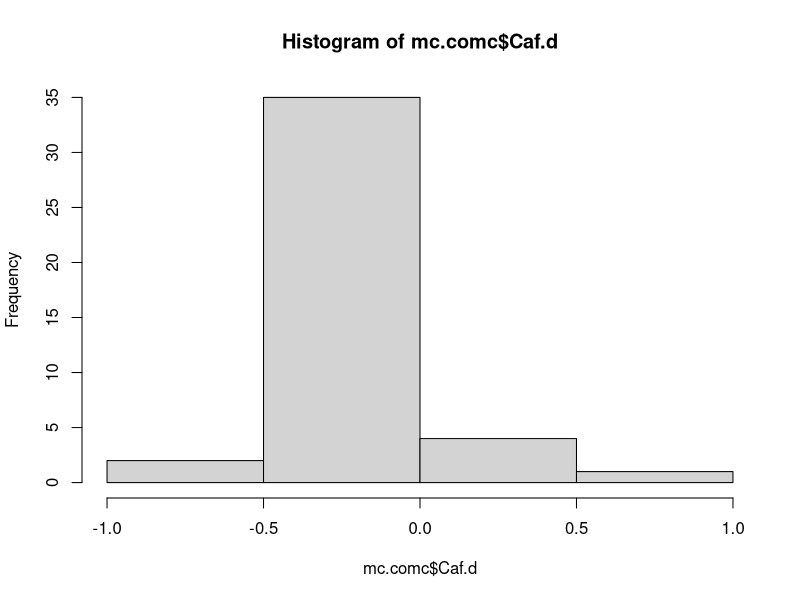
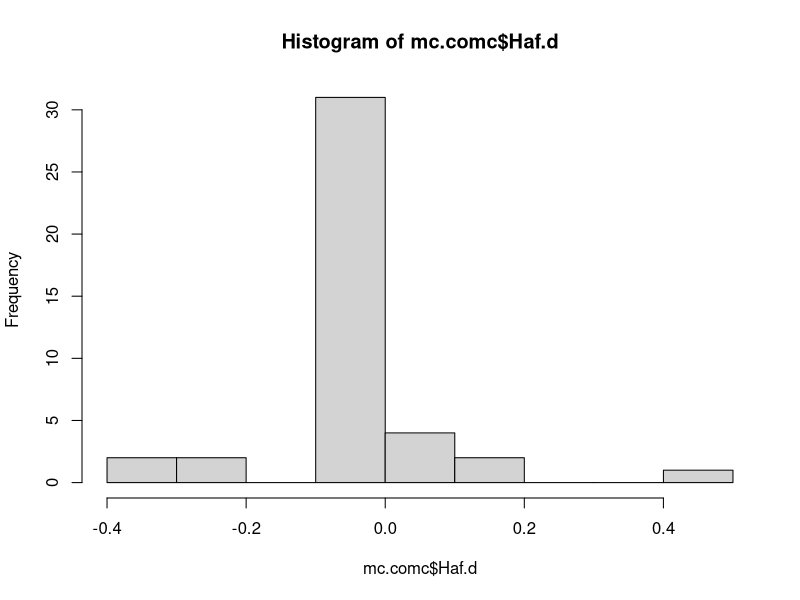

R code for these plots, in order: (Note: this script raises an error after producing the figures.)
#2-Nov-2019
#EAP
#Matched control and Carry over matched control analysis

#load and process data
mc.comc = read.table(file = "MC-COMC.csv", header = T, sep = ",")
str(mc.comc)

#total matched control seconds
mc.comc$total.mc = mc.comc$CAfMC + mc.comc$HAfMC + mc.comc$NASMC + mc.comc$OtherMC + mc.comc$AbMC + mc.comc$TrMC + mc.comc$InMC

#total carry over matched control seconds
mc.comc$total.comc = mc.comc$CafCOMC + mc.comc$HafCOMC + mc.comc$NASCOMC + mc.comc$OtherCOMC + mc.comc$AbCOMC + mc.comc$TrCOMC + mc.comc$InCOMC

#calculate proportions matched control
mc.comc$CAfMC.p = mc.comc$CAfMC/mc.comc$total.mc
mc.comc$HAfMC.p = mc.comc$HAfMC/mc.comc$total.mc
mc.comc$NASMC.p = mc.comc$NASMC/mc.comc$total.mc
mc.comc$OtherMC.p = mc.comc$OtherMC/mc.comc$total.mc
mc.comc$AbMC.p = mc.comc$AbMC/mc.comc$total.mc
mc.comc$TrMC.p = mc.comc$TrMC/mc.comc$total.mc
mc.comc$InMC.p = mc.comc$InMC/mc.comc$total.mc

#calculate proportions carry over matched control
mc.comc$CafCOMC.p = mc.comc$CafCOMC/mc.comc$total.comc
mc.comc$HafCOMC.p = mc.comc$HafCOMC/mc.comc$total.comc
mc.comc$NASCOMC.p = mc.comc$NASCOMC/mc.comc$total.comc
mc.comc$OtherCOMC.p = mc.comc$OtherCOMC/mc.comc$total.comc
mc.comc$AbCOMC.p = mc.comc$AbCOMC/mc.comc$total.comc
mc.comc$TrCOMC.p = mc.comc$TrCOMC/mc.comc$total.comc
mc.comc$InCOMC.p = mc.comc$InCOMC/mc.comc$total.comc

#calculate difference of matched control and carry over matched control
mc.comc$Caf.d = mc.comc$CAfMC.p - mc.comc$CafCOMC.p
mc.comc$Haf.d = mc.comc$HAfMC.p - mc.comc$HafCOMC.p
mc.comc$NAS.d = mc.comc$NASMC.p - mc.comc$NASCOMC.p
mc.comc$Other.d = mc.comc$OtherMC.p - mc.comc$OtherCOMC.p
mc.comc$Ab.d = mc.comc$AbMC.p - mc.comc$AbCOMC.p
mc.comc$Tr.d = mc.comc$TrMC.p - mc.comc$TrCOMC.p
mc.comc$In.d = mc.comc$InMC.p - mc.comc$InCOMC.p

#graphs
hist(mc.comc$Caf.d)
hist(mc.comc$Haf.d)
hist(mc.comc$NASMC.d)
hist(mc.comc$Other.d)
hist(mc.comc$Ab.d)
hist(mc.comc$Tr.d)
hist(mc.comc$In.d)


#condense dependent variables
y <- cbind(mc.comc$Caf.d, mc.comc$Haf.d, mc.comc$NAS.d, mc.comc$Other.d, mc.comc$Ab.d, mc.comc$Tr.d, mc.comc$In.d)#combines dependent variables

#run manova
manova(y ~ Condition * Life + Chimp, data=mc.comc, na.action=na.omit)
M1 <- manova(y ~ Condition * Life + Chimp, data=mc.comc, na.action=na.omit)
summary(M1, tol=0)#tol=0 overrides error code, overall test summary
summary.aov(M1)

#interaction is not significant, so it can be removed
manova(y ~ Condition + Life, data=intrx.mc, na.action=na.omit)
M1 <- manova(y ~ Condition + Life, data=intrx.mc, na.action=na.omit)
summary(M1, tol=0)#tol=0 overrides error code, overall test summary
summary.aov(M1)

#can remove life history since it is not significant
manova(y ~ Condition, data=co.comc, na.action=na.omit)
M1 <- manova(y ~ Condition, data=co.comc, na.action=na.omit)
summary(M1, tol=0)#tol=0 overrides error code, overall test summary
summary.aov(M1)

#use graphics to analyze residuals
plot(residuals(M1))
qqnorm(residuals(M1))#this looks bad
qqline(residuals(M1))
hist(residuals(M1))#but this looks really good

#response 6 = Travel is significant, paired t-test to analyze
t.test(co.comc$Tr.d ~ co.comc$Condition,  alternative = c("two.sided"), paired=F)
#chimpanzees travelled more in the carry over matched control after chimpanzee interaction


t.test(mc.comc$HAfMC.p, mc.comc$HafCOMC, paired=T) #p = .01726
t.test(mc.comc$CAfMC.p, mc.comc$CafCOMC.p, paired=T) #p = .0797
t.test(mc.comc$NASMC.p, mc.comc$NASCOMC.p, paired=T) #p = .5837
t.test(mc.comc$OtherMC.p, mc.comc$OtherCOMC.p, paired=T) #p = .4945
t.test(mc.comc$AbMC.p, mc.comc$AbCOMC.p, paired=T) #p = .901
t.test(mc.comc$TrMC.p, mc.comc$TrCOMC.p, paired=T) #p = .009589
t.test(mc.comc$InMC.p, mc.comc$InCOMC.p, paired=T) #p = .02706

#make graphics
x <- group_by(mc.comc, Condition) %>%  # Grouping function causes subsequent functions to aggregate intrx.mc by Condition
  summarize(cond.mean = mean(In.d, na.rm = TRUE), # na.rm = TRUE to remove missing values
            cond.sd=sd(In.d, na.rm = TRUE),  # na.rm = TRUE to remove missing values
            n = sum(!is.na(In.d)), # of observations, excluding NAs. 
            cond.se=cond.sd/sqrt(n))

ggplot(data=x, aes(x=Condition, y=cond.mean)) + #data is what you plot
  geom_bar(stat="identity", position=position_dodge(), color = "black") + 
  geom_errorbar(aes(ymin=cond.mean, ymax=cond.mean+cond.se), width=0.2, 
                position=position_dodge(0.9)) + 
  xlab("Interaction Type") +
  ylab(expression(Time~Difference~(Matched~Control-Carry~Over~Matched~Control))) +
  theme_bw() +
  theme(panel.grid.major=element_blank(),
        panel.grid.minor=element_blank(),
        axis.title.y=element_text(size=8),
        axis.title.x=element_text(size=8),
        axis.text.x=element_text(size=8))
